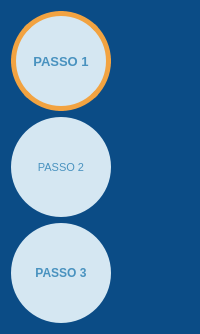
        <widget class="QFrame" name="frame_passos">
         <property name="minimumSize">
          <size>
           <width>0</width>
           <height>230</height>
          </size>
         </property>
         <property name="styleSheet">
          <string notr="true">background-color: #0B4C86;
</string>
         </property>
         <property name="frameShape">
          <enum>QFrame::NoFrame</enum>
         </property>
         <property name="frameShadow">
          <enum>QFrame::Raised</enum>
         </property>
         <layout class="QVBoxLayout" name="verticalLayout_2">
          <item>
           <widget class="QPushButton" name="btn_passo_1">
            <property name="minimumSize">
             <size>
              <width>100</width>
              <height>100</height>
             </size>
            </property>
            <property name="maximumSize">
             <size>
              <width>100</width>
              <height>100</height>
             </size>
            </property>
            <property name="font">
             <font>
              <pointsize>10</pointsize>
              <weight>75</weight>
              <bold>true</bold>
             </font>
            </property>
            <property name="styleSheet">
             <string notr="true">border-radius: 50%;
background-color: rgb(213, 231, 242);
border: 5px solid #F2A341;
color: #4992BF;

</string>
            </property>
            <property name="text">
             <string>PASSO 1</string>
            </property>
           </widget>
          </item>
          <item>
           <widget class="QPushButton" name="btn_passo_2">
            <property name="minimumSize">
             <size>
              <width>100</width>
              <height>100</height>
             </size>
            </property>
            <property name="maximumSize">
             <size>
              <width>100</width>
              <height>100</height>
             </size>
            </property>
            <property name="font">
             <font>
              <pointsize>8</pointsize>
              <weight>50</weight>
              <bold>false</bold>
             </font>
            </property>
            <property name="styleSheet">
             <string notr="true">border-radius: 50%;
background-color: rgb(213, 231, 242);
color: #4992BF
</string>
            </property>
            <property name="text">
             <string>PASSO 2</string>
            </property>
           </widget>
          </item>
          <item>
           <widget class="QPushButton" name="btn_passo_3">
            <property name="minimumSize">
             <size>
              <width>100</width>
              <height>100</height>
             </size>
            </property>
            <property name="maximumSize">
             <size>
              <width>100</width>
              <height>100</height>
             </size>
            </property>
            <property name="font">
             <font>
              <weight>75</weight>
              <bold>true</bold>
             </font>
            </property>
            <property name="styleSheet">
             <string notr="true">border-radius: 50%;
background-color: rgb(213, 231, 242);
color: #4992BF
</string>
            </property>
            <property name="text">
             <string>PASSO 3</string>
            </property>
           </widget>
          </item>
         </layout>
        </widget>
